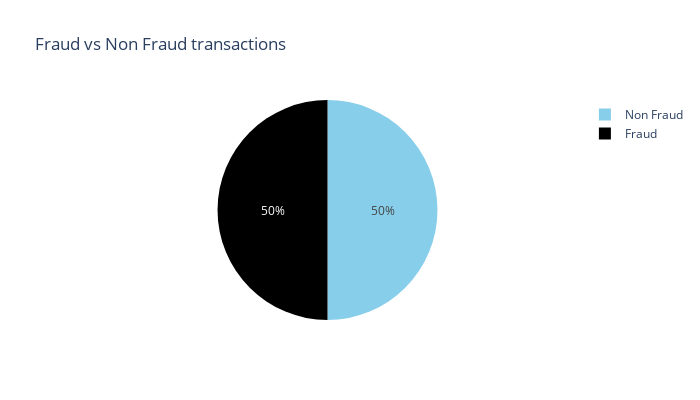

This figure's notebook cell:
### Code cell
under_sample_df = pd.concat([X_train_under, y_train_under], axis=1)

labels=["Non Fraud","Fraud"]

fraud_or_not = under_sample_df["Class"].value_counts().tolist()
values = [fraud_or_not[0], fraud_or_not[1]]

fig = px.pie(values=under_sample_df['Class'].value_counts(), names=labels , width=700, height=400, color_discrete_sequence=["skyblue","black"]
             ,title="Fraud vs Non Fraud transactions")
fig.show()

### Figure 1 — Plotly figure (JSON) as saved in the notebook; plotly's stock layout.template omitted (floating-point values rounded to 4 significant figures)
{"data": [{"domain": {"x": [0, 1], "y": [0, 1]}, "hovertemplate": "label=%{label}<br>value=%{value}<extra></extra>", "labels": ["Non Fraud", "Fraud"], "legendgroup": "", "name": "", "showlegend": true, "type": "pie", "values": [356, 356]}], "layout": {"height": 400, "legend": {"tracegroupgap": 0}, "piecolorway": ["skyblue", "black"], "title": {"text": "Fraud vs Non Fraud transactions"}, "width": 700}}
